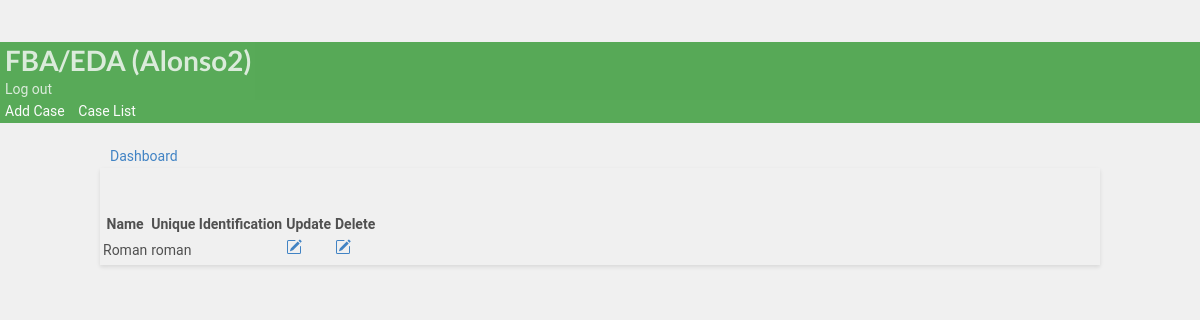
/case_profile/1/ (signed in), run on the app's committed database.
### bip/models.py (models this page shows, shortened)
class CustomUser(AbstractUser):
    bio = models.CharField(max_length=20, blank=True, null=True, verbose_name='Occupation')

class Student(models.Model):
        studentname= models.CharField(max_length=30,verbose_name= 'Name', null=True, blank=True)
        slug = models.SlugField(max_length=150,null=False,unique=False,blank=False,
        verbose_name=("Unique Identifier"),
        help_text=(
            "*Unique Identification allows another to use FBO form if provided by you only"
        ),
    )
        user_student = models.ForeignKey(CustomUser, on_delete=models.CASCADE,  default=None,related_name="postts")

### bip/views.py (the view)
# urls.py: path('case_profile/<pk>/',views.student_profile,name='student_profile'),
@login_required(login_url='case_manager_login')
@user_passes_test(is_case_manager)
def student_profile(request, pk ):
    student = Student.objects.get(id=pk)
    context= {
        'student':student,
    }
    return render(request, 'bip/student_profile.html', context)

### bip/context_processors.py (called while the page is built)
def user_context(request):
    user = get_user(request)
    return {'user': user}

### bip/templatetags/custom_filters.py (called while the page is built)
@register.filter(name='is_case_manager')
def is_case_manager(user):
    return user.groups.filter(name='CASE MANAGER').exists()

### bip/views.py (called while the page is built)
def is_case_manager(user):
    return user.groups.filter(name='CASE MANAGER').exists()

### bip/templates/bip/student_profile.html (shortened to what this page needs)
{% extends 'partials/base.html' %}
{% block content %}
<body>
<br>
<div class="container text-center">
<a class="btn btn-outline-info btn-sm btn-block" href="{% url 'bip:dashboard' student.id %}"
>Dashboard</a>
<br>
<div class="container">
<div class="row">
  <div class="col-md">
    <div class="card card-body">
      <table class="table table-striped">
            <tr>
              <th>Name</th>
              <th>Unique Identification</th>
              <th>Update</th>
              <th>Delete</th>
            </tr>
            <tr>
            <td>{{student.studentname }}</td>
            <td>{{student.slug }}</td>
           <td><a class="btn btn-warning" href="{% url 'bip:update_student' student.id%}"></a></td>
            <td><a class="btn btn-danger" href="{% url 'bip:delete_student' student.id %}"></a></td>
          </tr>
  </div>
</div>
</div>
<br>
</body>
{% endblock %}

### bip/templates/partials/nav.html (shortened to what this page needs)
{% load custom_filters %}
  <nav class="navbar navbar-dark ">
          <div class="navbar navbar-expand-lg">
                    {% if user.is_authenticated  %}
                    <div class="navbar-new">
                    <h1 class="logo"> <a class="colorwhite" href="">FBA/EDA ({{ user.username }})</a></h1>
          </div>
              <a class='colorwhite' class="nav-item nav-link" href="{% url 'bip:logout' %}"  >Log out</a>
          </div>
                 <div class="navbar-nav ml-auto">
                        {% if user|is_case_manager %}
              <a class="colorwhite" href="{% url 'bip:create_student' %}">Add Case</a>
              <a class="colorwhite" href="{% url 'bip:for_user' username=user.username %}">Case List</a>
                </div>
                {% endif %}
        {% endif %}
</nav>

### staticfiles/static_cdn/static_root/css/style.css (style rules this page uses)
body { background: white }
.navbar { opacity: 0.8; transition: 0.5s; background-color: #393 !important; color: #393; opacity: 0.8; transition: 0.5s; }
.navbar .colorwhite { color: white; ; text-decoration: none; padding: 5px; }
body { padding-top: 3rem; padding-bottom: 3rem; color: rgb(var(--bs-tertiary-color-rgb)); }

### bip/templates/bip/student_profile.html (style rules this page uses)
body { font-family: 'Roboto', sans-serif; background-color: #f0f0f0; color: #505050; line-height: 1.6; }
.container { max-width: 1000px; margin: auto; }
.btn-outline-info { width: 100%; padding: 10px; margin-bottom: 20px; }
.card { margin-bottom: 20px; box-shadow: 0 2px 4px rgba(0, 0, 0, 0.1); }
.table { margin-top: 20px; }

### data on the page
CustomUser: username "Alonso2"
Student: studentname "Roman", slug "roman"
